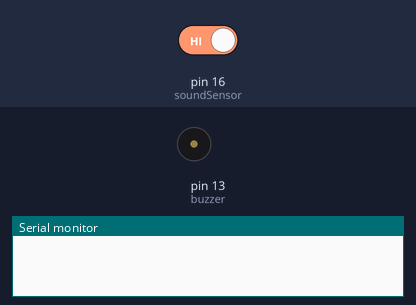
Bench run of a sketch on a simulated Arduino Uno, built with avr-gcc and run on an emulated ATmega328P. On the bench: buzzer (waves = sounding, pin HIGH), the last lines printed to the serial monitor. The test bench sets the inputs (shaded band); at power-on: pin 16 (soundSensor) HIGH.

Above: at 1.2 s.
1.3 s: pin 16 (soundSensor) driven LOW
At 1.9 s:
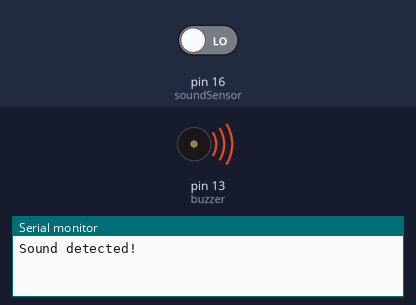
4.3 s: pin 16 (soundSensor) driven HIGH
At 5.4 s:
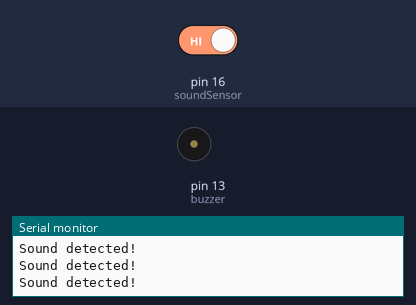
Timing chart, 0 to 7.3 s (numbered marks = the images above; inputs shaded):
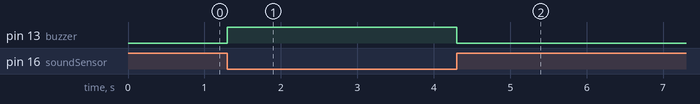

Measured:
- after the input at 1.3 s, pin 13 (buzzer): LOW → HIGH at once
- after the input at 4.3 s, pin 13 (buzzer): HIGH → LOW at once

The sketch:

Sound_Sensor.ino
```cpp
#define soundSensor 16
#define buzzer 13

void setup() {
  Serial.begin(9600);
  pinMode(soundSensor, INPUT);
  pinMode(buzzer, OUTPUT);
}

void loop() {
  int soundValue = digitalRead(soundSensor);
  if (soundValue == LOW) {
    Serial.println("Sound detected!");
    digitalWrite(buzzer, HIGH);
    delay(1000);
    digitalWrite(buzzer, LOW);
  }
}
```
